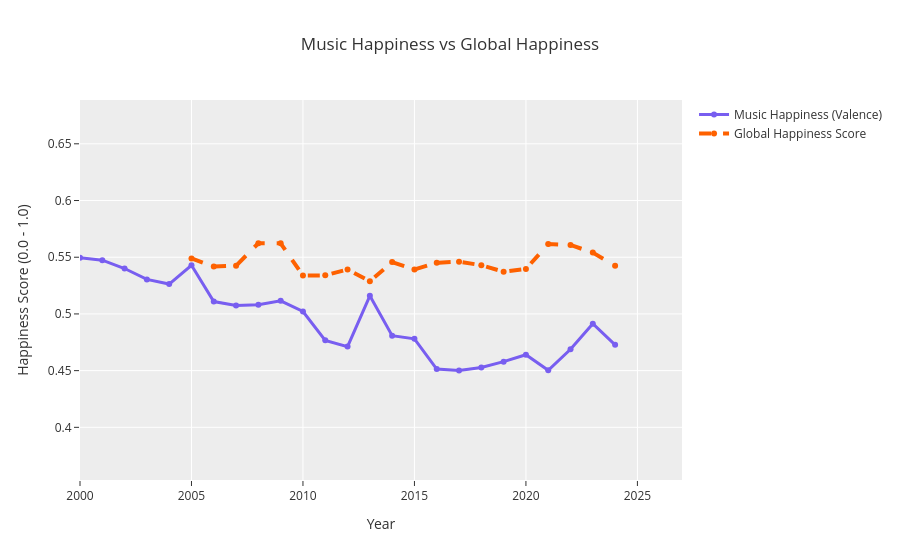

The cell this chart's notebook holds for it:
### Markdown cell above
## Plus World Happiness Data

### Code cell
happinessGraph.add_trace(go.Scatter(
    x = yearlyHappiness['Year'],
    y = yearlyHappiness['NormalizedScores'],
    mode = 'lines+markers',
    name = 'Global Happiness Score',
    line = dict(color = '#FE6100', width = 4, dash = 'dash')));

happinessGraph.update_layout(
    title = 'Music Happiness vs Global Happiness',
    yaxis_title = 'Happiness Score (0.0 - 1.0)',
    # Zooming in on the 2000s where we have the most correlation data
    xaxis = dict(range = [2000, 2027])
);

happinessGraph.show();
